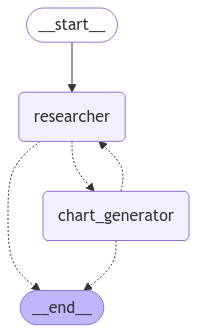

This figure's Python source:

import os
from langchain_community.tools.tavily_search import TavilySearchResults
from langchain_experimental.utilities import PythonREPL
from langchain_core.tools import tool
from typing import Annotated,Literal
from langchain_core.messages import BaseMessage,HumanMessage
from langgraph.graph import MessagesState, END,StateGraph, START
from langgraph.types import Command

from langchain_openai import ChatOpenAI

from langgraph.prebuilt import create_react_agent

tavily_tool = TavilySearchResults(max_results=5)

# Warning: This executes code locally, which can be unsafe when not sandboxed
# zh: 请注意，这会在本地执行代码，当未进行沙箱处理时可能不安全
repl = PythonREPL()

@tool
def python_repl_tool(
    code: Annotated[str, "The python code to execute to generate your chart."],
):
    """Use this to execute python code and do math. If you want to see the output of a value, you should print it out with `print(...)`. This is visible to the user."""
    try:
        result = repl.run(code)
    except BaseException as e:
        return f"Failed to execute. Error: {repr(e)}"
    result_str = f"Successfully executed:\n```python\n{code}\n```\nStdout: {result}"
    return (
        result_str + "\n\nIf you have completed all tasks, respond with FINAL ANSWER."
    )

# Create graph
def make_system_prompt(suffix: str) -> str:
    return (
        "You are a helpful AI assistant, collaborating with other assistants."
        " Use the provided tools to progress towards answering the question."
        " If you are unable to fully answer, that's OK, another assistant with different tools "
        " will help where you left off. Execute what you can to make progress."
        " If you or any of the other assistants have the final answer or deliverable,"
        " prefix your response with FINAL ANSWER so the team knows to stop."
        f"\n{suffix}"
    )


model_name="Qwen/Qwen2.5-7B-Instruct"
api_key =  os.getenv("OPENAI_API_KEY")
base_url="https://api.siliconflow.cn/v1/"


llm = ChatOpenAI(
    model=model_name,
    api_key=api_key,
    base_url=base_url,
)


def get_next_node(last_message: BaseMessage,goto:str):
    if "FINAL ANSWER" in last_message.content:
        # Any agent decided the work is done
        return END
    return goto

# Research agent and node
research_agent = create_react_agent(
    model=llm,
    tools=[tavily_tool],
    state_modifier = make_system_prompt(
        "You can only do research. You are working with a chart generator colleague."
    ),
)

def research_node(
    state: MessagesState,
)-> Command[Literal["chart_generator", "__end__"]]:
    result = research_agent.invoke(state)
    goto = get_next_node(result["messages"][-1],"chart_generator")
    # wrap in a human message, as not all providers allow
    # AI message at the last position of the input messages list
    result["messages"][-1] = HumanMessage(
        content=result["messages"][-1].content, name="researcher"
    )

    return Command(
        update={
            # share internal message history of research agent with other agents
            "messages": result["messages"],
        },
        goto=goto,
    )


# Chart generator agent and node
# NOTE: THIS PERFORMS ARBITRARY CODE EXECUTION, WHICH CAN BE UNSAFE WHEN NOT SANDBOXED
chart_agent = create_react_agent(
    llm,
    [python_repl_tool],
    state_modifier=make_system_prompt(
        "You can only generate charts. You are working with a researcher colleague."
    ),
)


def chart_node(state: MessagesState) -> Command[Literal["researcher", "__end__"]]:
    result = chart_agent.invoke(state)
    goto = get_next_node(result["messages"][-1], "researcher")
    # wrap in a human message, as not all providers allow
    # AI message at the last position of the input messages list
    result["messages"][-1] = HumanMessage(
        content=result["messages"][-1].content, name="chart_generator"
    )
    return Command(
        update={
            # share internal message history of chart agent with other agents
            "messages": result["messages"],
        },
        goto=goto,
    )


# Define the Graph
workflow = StateGraph(MessagesState)
workflow.add_node("researcher", research_node)
workflow.add_node("chart_generator", chart_node)

workflow.add_edge(START, "researcher")
graph = workflow.compile()


# INSERT_YOUR_REWRITE_HERE
from IPython.display import display
from PIL import Image as PILImage
import io
image_data = graph.get_graph().draw_mermaid_png()
image = PILImage.open(io.BytesIO(image_data))
image.save("multi-agent-collaboration.png")


events = graph.stream(
    {
        "messages": [
            (
                "user",
                "First, get the UK's GDP over the past 5 years, then make a line chart of it. "
                "Once you make the chart, finish.",
            )
        ],
    },
    # Maximum number of steps to take in the graph
    {"recursion_limit": 150},
)
for s in events:
    print(s)
    print("----")